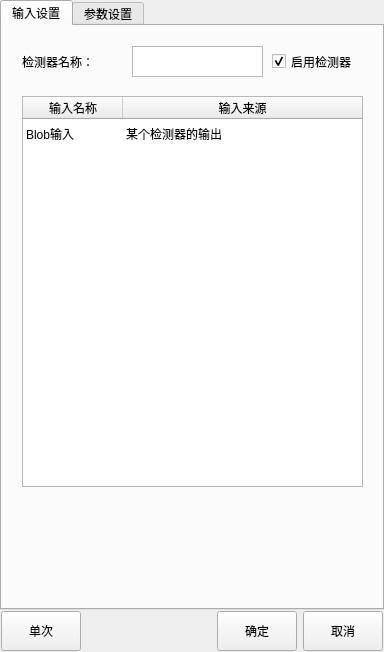
<?xml version="1.0" encoding="UTF-8"?>
<ui version="4.0">
 <class>CMvBlobSortOutput</class>
 <widget class="QWidget" name="CMvBlobSortOutput">
  <property name="geometry">
   <rect>
    <x>0</x>
    <y>0</y>
    <width>384</width>
    <height>652</height>
   </rect>
  </property>
  <property name="windowTitle">
   <string>Blob排序输出</string>
  </property>
  <layout class="QHBoxLayout" name="horizontalLayout_3">
   <property name="leftMargin">
    <number>0</number>
   </property>
   <property name="topMargin">
    <number>0</number>
   </property>
   <property name="rightMargin">
    <number>0</number>
   </property>
   <property name="bottomMargin">
    <number>0</number>
   </property>
   <item>
    <layout class="QVBoxLayout" name="verticalLayout">
     <property name="spacing">
      <number>0</number>
     </property>
     <item>
      <widget class="QTabWidget" name="tabWidget">
       <property name="minimumSize">
        <size>
         <width>382</width>
         <height>602</height>
        </size>
       </property>
       <property name="maximumSize">
        <size>
         <width>16777215</width>
         <height>16777215</height>
        </size>
       </property>
       <property name="currentIndex">
        <number>0</number>
       </property>
       <widget class="QWidget" name="tab">
        <attribute name="title">
         <string>输入设置</string>
        </attribute>
        <widget class="QLabel" name="label_funcName">
         <property name="geometry">
          <rect>
           <x>20</x>
           <y>20</y>
           <width>101</width>
           <height>31</height>
          </rect>
         </property>
         <property name="text">
          <string>检测器名称：</string>
         </property>
        </widget>
        <widget class="QCheckBox" name="checkBox_enableFunc">
         <property name="geometry">
          <rect>
           <x>270</x>
           <y>20</y>
           <width>101</width>
           <height>31</height>
          </rect>
         </property>
         <property name="minimumSize">
          <size>
           <width>101</width>
           <height>31</height>
          </size>
         </property>
         <property name="text">
          <string>启用检测器</string>
         </property>
         <property name="checked">
          <bool>true</bool>
         </property>
        </widget>
        <widget class="QPlainTextEdit" name="plainTextEdit_funcName">
         <property name="geometry">
          <rect>
           <x>130</x>
           <y>20</y>
           <width>131</width>
           <height>31</height>
          </rect>
         </property>
         <property name="minimumSize">
          <size>
           <width>131</width>
           <height>31</height>
          </size>
         </property>
         <property name="maximumSize">
          <size>
           <width>131</width>
           <height>31</height>
          </size>
         </property>
         <property name="overwriteMode">
          <bool>false</bool>
         </property>
        </widget>
        <widget class="QTableWidget" name="tableWidget_input">
         <property name="geometry">
          <rect>
           <x>20</x>
           <y>70</y>
           <width>341</width>
           <height>391</height>
          </rect>
         </property>
         <property name="editTriggers">
          <set>QAbstractItemView::NoEditTriggers</set>
         </property>
         <property name="selectionMode">
          <enum>QAbstractItemView::SingleSelection</enum>
         </property>
         <property name="textElideMode">
          <enum>Qt::ElideRight</enum>
         </property>
         <property name="verticalScrollMode">
          <enum>QAbstractItemView::ScrollPerItem</enum>
         </property>
         <property name="showGrid">
          <bool>false</bool>
         </property>
         <attribute name="horizontalHeaderStretchLastSection">
          <bool>true</bool>
         </attribute>
         <attribute name="verticalHeaderVisible">
          <bool>false</bool>
         </attribute>
         <attribute name="verticalHeaderCascadingSectionResizes">
          <bool>false</bool>
         </attribute>
         <row>
          <property name="text">
           <string>1</string>
          </property>
         </row>
         <column>
          <property name="text">
           <string>输入名称</string>
          </property>
         </column>
         <column>
          <property name="text">
           <string>输入来源</string>
          </property>
         </column>
         <item row="0" column="0">
          <property name="text">
           <string>Blob输入</string>
          </property>
         </item>
         <item row="0" column="1">
          <property name="text">
           <string>某个检测器的输出</string>
          </property>
         </item>
        </widget>
       </widget>
       <widget class="QWidget" name="tab_2">
        <attribute name="title">
         <string>参数设置</string>
        </attribute>
        <widget class="QLabel" name="label_SortingCriteria">
         <property name="geometry">
          <rect>
           <x>20</x>
           <y>20</y>
           <width>101</width>
           <height>31</height>
          </rect>
         </property>
         <property name="text">
          <string>排序标准：</string>
         </property>
        </widget>
        <widget class="QComboBox" name="comboBox_SortingCriteria">
         <property name="geometry">
          <rect>
           <x>20</x>
           <y>50</y>
           <width>111</width>
           <height>31</height>
          </rect>
         </property>
         <item>
          <property name="text">
           <string>面积</string>
          </property>
         </item>
         <item>
          <property name="text">
           <string>中心X</string>
          </property>
         </item>
         <item>
          <property name="text">
           <string>中心Y</string>
          </property>
         </item>
        </widget>
        <widget class="QComboBox" name="comboBox_SortType">
         <property name="geometry">
          <rect>
           <x>150</x>
           <y>50</y>
           <width>111</width>
           <height>31</height>
          </rect>
         </property>
         <item>
          <property name="text">
           <string>原始</string>
          </property>
         </item>
         <item>
          <property name="text">
           <string>升序</string>
          </property>
         </item>
         <item>
          <property name="text">
           <string>降序</string>
          </property>
         </item>
        </widget>
        <widget class="QLabel" name="label_SortType">
         <property name="geometry">
          <rect>
           <x>150</x>
           <y>20</y>
           <width>101</width>
           <height>31</height>
          </rect>
         </property>
         <property name="text">
          <string>排序类型：</string>
         </property>
        </widget>
       </widget>
      </widget>
     </item>
     <item>
      <layout class="QHBoxLayout" name="horizontalLayout_2">
       <property name="leftMargin">
        <number>1</number>
       </property>
       <property name="topMargin">
        <number>1</number>
       </property>
       <property name="rightMargin">
        <number>1</number>
       </property>
       <property name="bottomMargin">
        <number>1</number>
       </property>
       <item>
        <widget class="QPushButton" name="pushButton_ones">
         <property name="minimumSize">
          <size>
           <width>80</width>
           <height>40</height>
          </size>
         </property>
         <property name="maximumSize">
          <size>
           <width>80</width>
           <height>40</height>
          </size>
         </property>
         <property name="text">
          <string>单次</string>
         </property>
        </widget>
       </item>
       <item>
        <spacer name="horizontalSpacer_2">
         <property name="orientation">
          <enum>Qt::Horizontal</enum>
         </property>
         <property name="sizeHint" stdset="0">
          <size>
           <width>40</width>
           <height>20</height>
          </size>
         </property>
        </spacer>
       </item>
       <item>
        <widget class="QPushButton" name="pushButton_affirm">
         <property name="minimumSize">
          <size>
           <width>80</width>
           <height>40</height>
          </size>
         </property>
         <property name="maximumSize">
          <size>
           <width>80</width>
           <height>40</height>
          </size>
         </property>
         <property name="text">
          <string>确定</string>
         </property>
        </widget>
       </item>
       <item>
        <widget class="QPushButton" name="pbPrev_cancel">
         <property name="minimumSize">
          <size>
           <width>80</width>
           <height>40</height>
          </size>
         </property>
         <property name="maximumSize">
          <size>
           <width>80</width>
           <height>40</height>
          </size>
         </property>
         <property name="text">
          <string>取消</string>
         </property>
        </widget>
       </item>
      </layout>
     </item>
    </layout>
   </item>
  </layout>
 </widget>
 <layoutdefault spacing="6" margin="11"/>
 <resources>
  <include location="CMvContourMatching.qrc"/>
 </resources>
 <connections/>
</ui>
